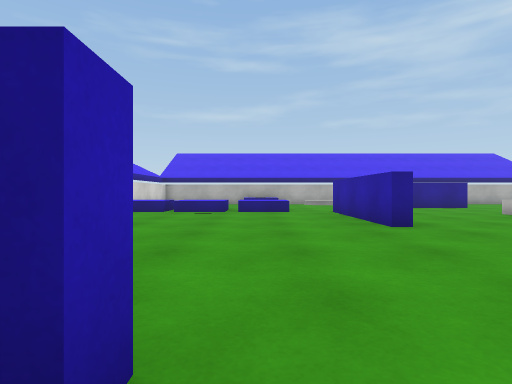
[1] (above)

21 first-person views from a walk through a 3-D level made in the Unity game engine. The camera is 0.62 m above the floor, looks level and sees 80° across. The floor is counted in squares, 1 m on a side. Each view is taken from the middle of a square. On the plan, view 1 faces up. The plan holds only what a view shows up to about 9 squares ahead; the rest is blank. The place goes on beyond the plan. The player character is not drawn. Surface patterns are stand-ins for the level's own textures.

[2]
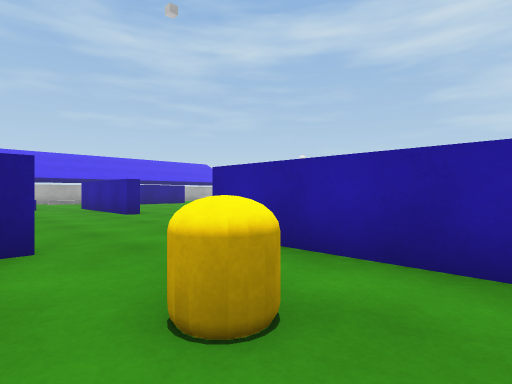

[3]
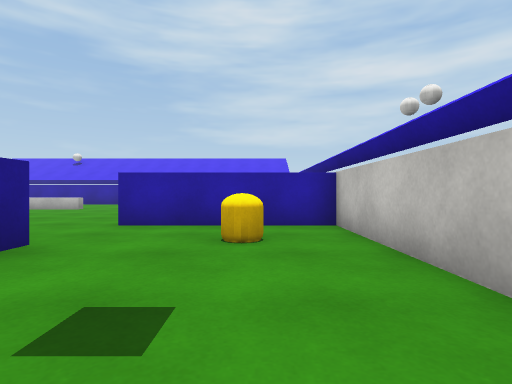

[4]
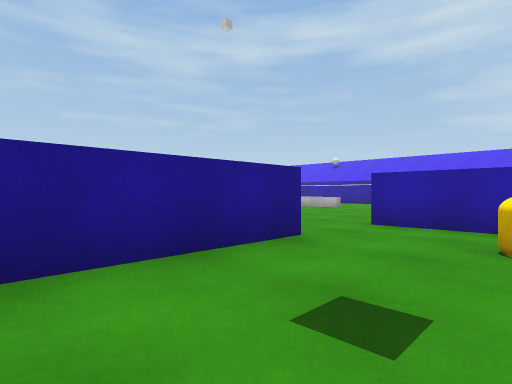

[5]
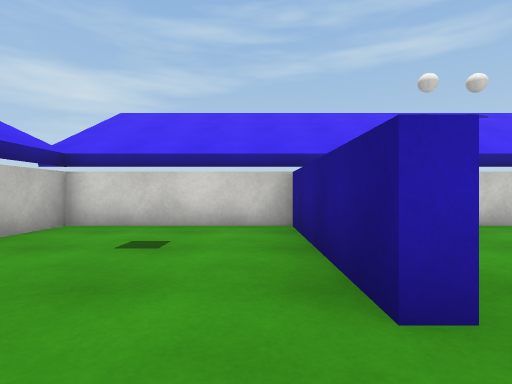

[6]
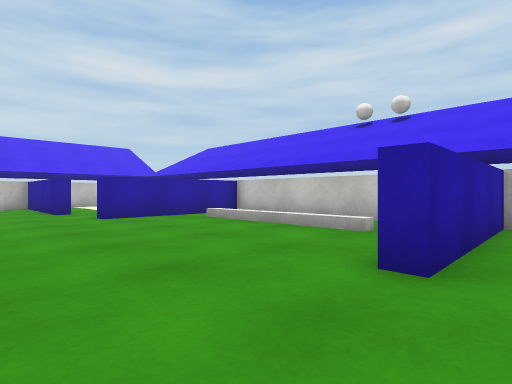

[7]
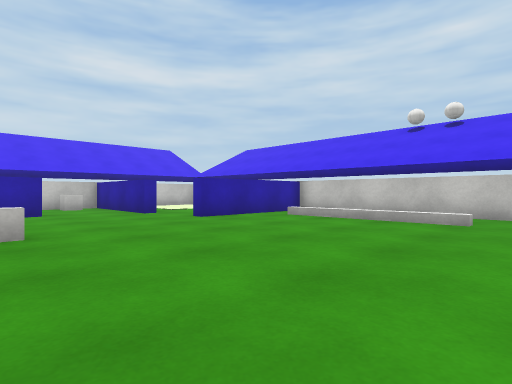

[8]
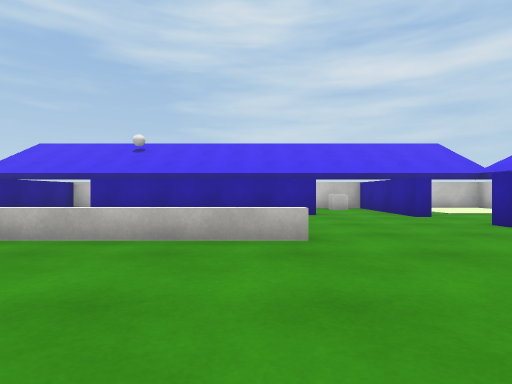

[9]
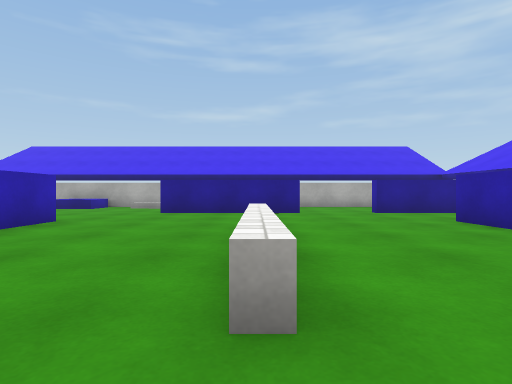

[10]
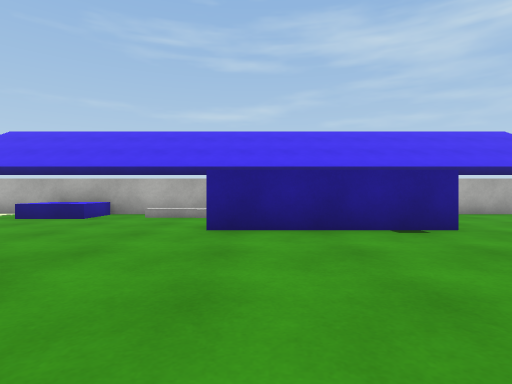

[11]
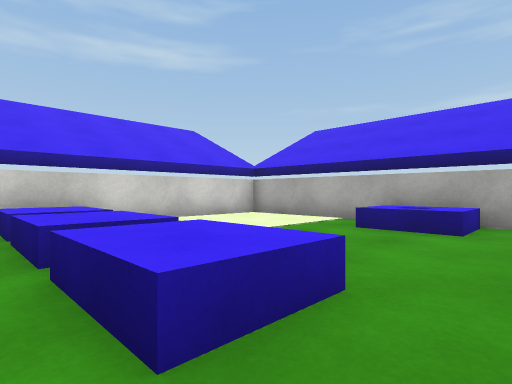

[12]
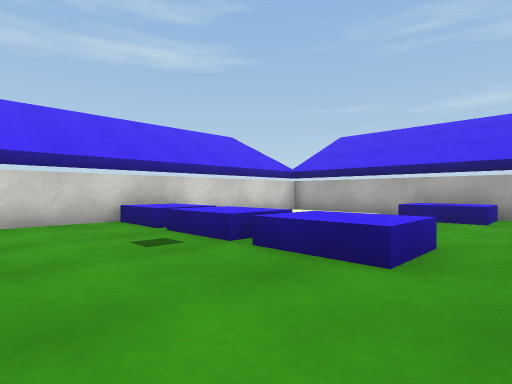

[13]
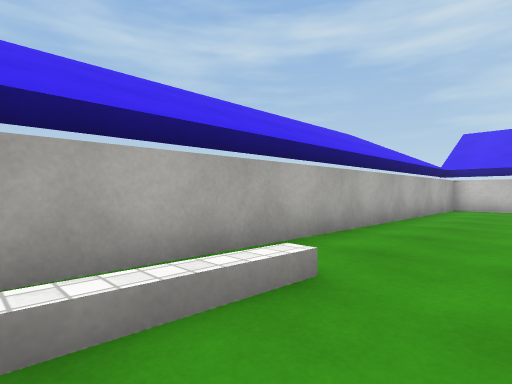

[14]
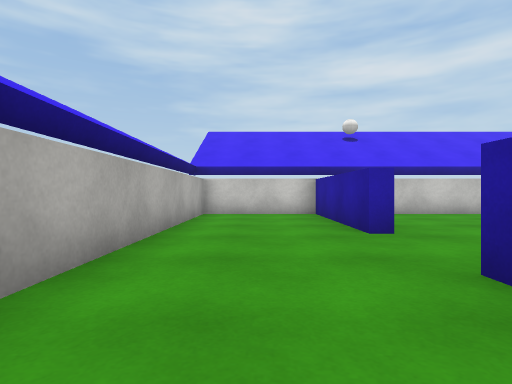

[15]
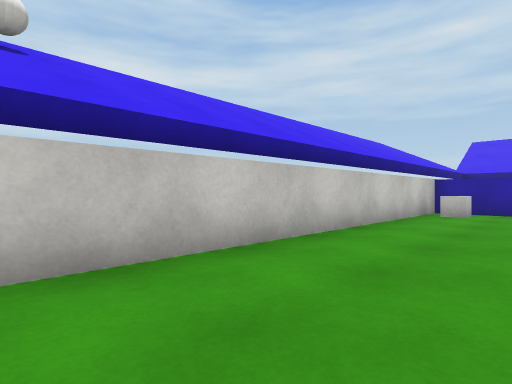

[16]
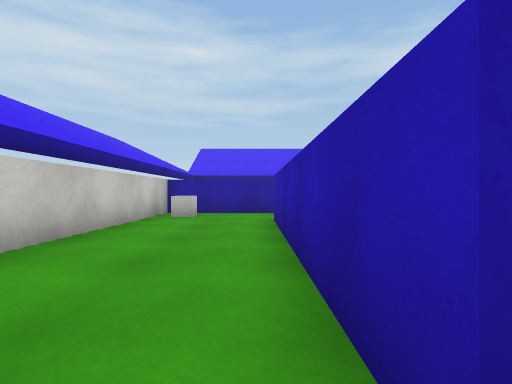

[17]
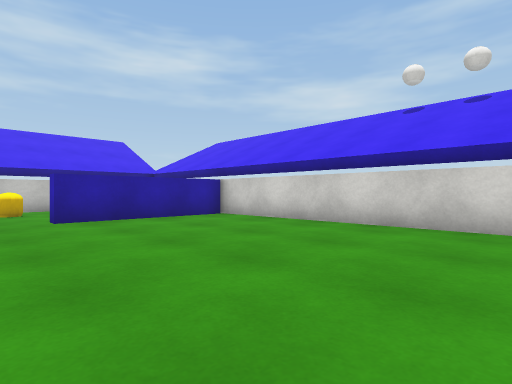

[18]
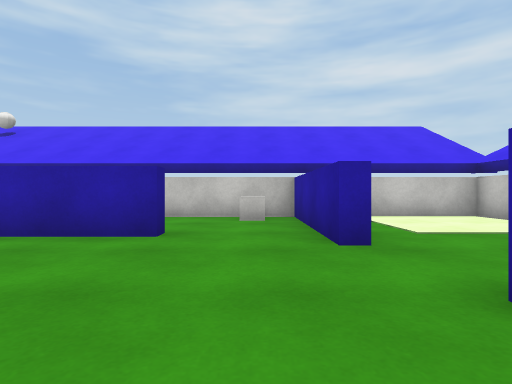

[19]
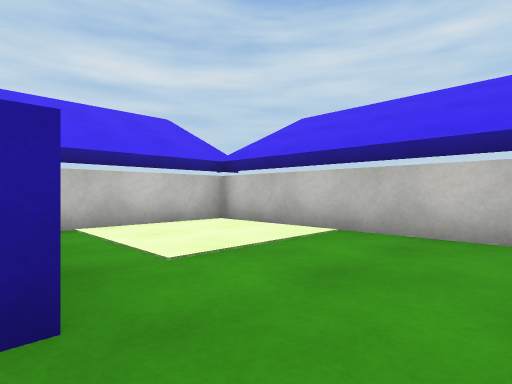

[20]
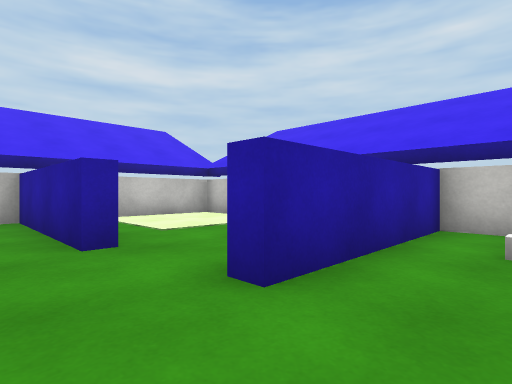

[21]
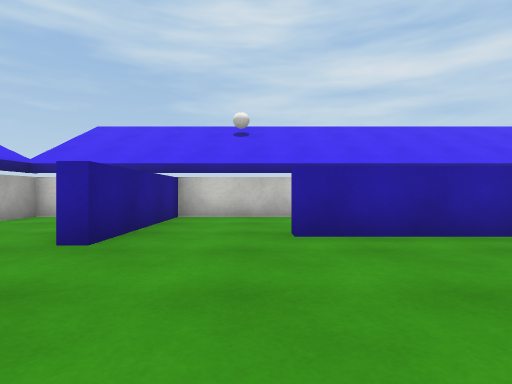

### Floor plan
Key: @ floor where view 1 was taken; # wall or solid block; . main floor; : floor 0.05 m higher than the main floor; = window, fence, low wall or low ledge; ^ raised ledge; C cube; O other object.
Columns run from 5 left of view 1 to 15 right of it. Each row starts with its distance up from view 1.
 16 #####################
 15 #:::.^^.............#
 14 #:::.^^.=^..........#
 13 #:::................#
 12 #    .....####..#####
 11 #^^^.^..............#
 10 #^^^^^^.............#
  9 #.......#.......#...#
  8 #.......#...^...#...#
  7 #.......#...^...#...#
  6 #.......#...^...#...#
  5 #...........^...#...#
  4 #...............#...#
  3 #...................#
  2 #..................C#
  1 #####...........#####
  0 #....@.#.....#......#
 -1 #......#.....#...:::#
 -2 #....O.#.^^^^#...:::#
 -3 #......#=====#...:::#
 -4 #####################

Where each view was taken, in squares from view 1:
view 1: 0 up, 0 right, facing up
view 2: 3 down, 1 left, facing up-right
view 3: 2 down, 4 left, facing right
view 4: 2 down, 4 left, facing up-right
view 5: 0 up, 1 right, facing left
view 6: 3 up, 1 right, facing down-right
view 7: 5 up, 2 right, facing down-right
view 8: 5 up, 3 right, facing right
view 9: 3 up, 7 right, facing up
view 10: 7 up, 5 right, facing up
view 11: 9 up, 2 right, facing up-left
view 12: 7 up, 2 right, facing up-left
view 13: 13 up, 3 right, facing up-right
view 14: 14 up, 6 right, facing right
view 15: 11 up, 12 right, facing down-right
view 16: 10 up, 12 right, facing down
view 17: 8 up, 1 right, facing down-left
view 18: 2 up, 7 right, facing right
view 19: 1 up, 9 right, facing down-right
view 20: 2 up, 7 right, facing down-right
view 21: 10 up, 7 right, facing right
